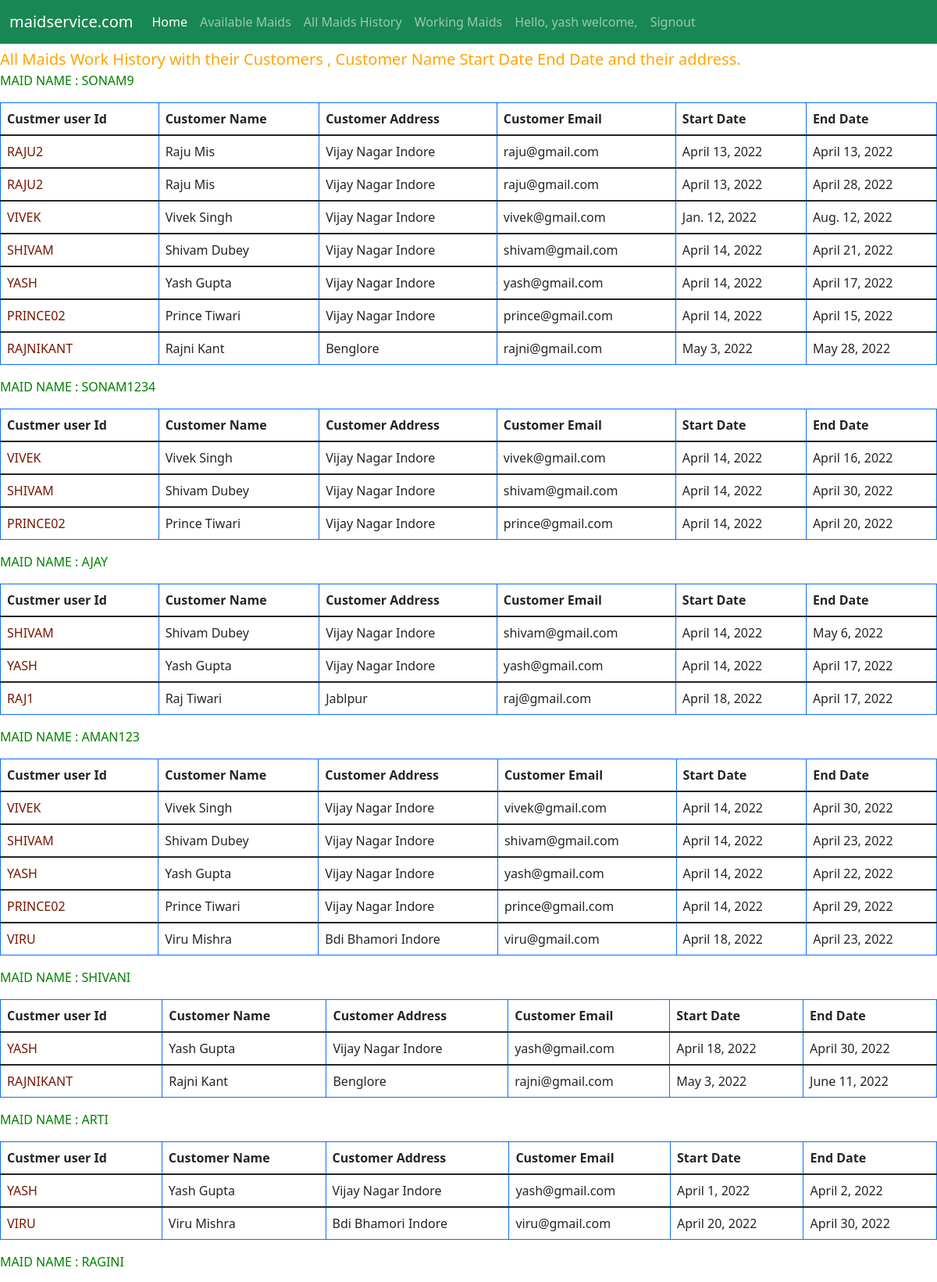
The page /maid/history/ (signed in, upper part) on the database its author committed.
### maid/models.py (models this page shows, shortened)
class UserProfile(models.Model):
	role = [
		('customer','customer'),
		('maid','maid'),
	]
	user = models.OneToOneField(User, on_delete=models.CASCADE)
	user_role = models.CharField(max_length=30,choices = role,default='customer')
	addhar = models.IntegerField(null = True,blank = True)
	mobile_number = models.IntegerField()
	address = models.CharField(max_length=200)
	work_type  = models.CharField(max_length=30,null=True,blank = True)
	def __str__(self):
		return self.user.username

class MaidAssign(models.Model):
	user_customer = models.ForeignKey(User,on_delete=models.CASCADE,related_name = 'customer_user')
	maid_user = models.ForeignKey(User,on_delete=models.CASCADE)
	start_date = models.DateField()
	end_date = models.DateField()
	updated_date = models.DateField(null = True)
	is_working = models.BooleanField(default=False,null = True,blank = True)

### maid/views.py (the view)
# urls.py: path('history/',views.work_history_of_maid, name = 'maid_work_history'),
def work_history_of_maid(request):
	maids = UserProfile.objects.filter(user_role = 'maid')
	list_of_maid_with_customer = []
	for maid in maids:
		list_of_maid_with_customer.append({maid:maid.user.maidassign_set.all()})
	return render(request,'maid/maid_work_history.html',{'list_of_maid_with_customer':list_of_maid_with_customer})

### maid/templates/maid/maid_work_history.html (shortened to what this page needs)
{% extends "maid/base.html" %}
{% block content %}
	<div style="color : orange; font-size: 20px;">
		<marquee behavior="alternate" direction="left">All Maids Work  History with their Customers , Customer Name Start Date End Date and their address.</marquee>
	</div>
	{% for customer in list_of_maid_with_customer%}
		{% for key, value in customer.items %}
			<p style="text-transform : uppercase; color: green;">Maid Name :  {{ key }} </p>
			<table class="table table-bordered border-primary">
				<thead>
					<tr>
						<th scope="col">Custmer user Id</th>
						<th scope="col">Customer Name</th>
						<th scope="col">Customer Address </th>
						<th scope="col">Customer Email </th>
						<th scope="col">Start Date</th>
						<th scope="col">End Date</th>
					</tr>
				</thead>
				{%for customer in value%}
					{% with current_customer=customer.user_customer %}
						<tbody>
							<tr>
								<td style="text-transform: uppercase; color: #761803 ;">{{current_customer.username}} </td>
								<td style="text-transform: capitalize;">{{current_customer.first_name}}  {{current_customer.last_name}}</td>
								<td style="text-transform: capitalize;">{{current_customer.userprofile.address}} </td>
								<td>{{current_customer.email}}</td>
								<td>{{customer.start_date}}</td>
								<td>{{customer.end_date}}</td>
							</tr>
						</tbody>
					{% endwith %}
				{%endfor%}
			</table>
		{% endfor %}
	{% endfor %}
{% endblock %}

### maid/templates/maid/base.html (shortened to what this page needs)
{% load static %}
<!DOCTYPE html>
<html>
	<head>
		{% block stylesheets %}
			<link href="https://cdn.jsdelivr.net/npm/bootstrap@5.1.3/dist/css/bootstrap.min.css" rel="stylesheet">
			<link rel="stylesheet" type="text/css" href="{% static 'maid/style.css' %}">
		{% endblock stylesheets %}
	</head>
	<body>
		<div  id="navbar_nav">
			<nav class="navbar navbar-expand-lg  navbar-dark bg-success">
				<div class="container-fluid">
					<a class="navbar-brand" href="/maid/">maidservice.com</a>
					<div class="collapse navbar-collapse" id="navbarNavAltMarkup">
						<div class="navbar-nav">
							<a class="nav-link active" aria-current="page" href="/maid/">Home</a>
							{% if user.is_authenticated %}
								<a class="nav-link" href="/maid/maid_work_detail/">Available Maids</a>
								<a class="nav-link" href="/maid/history/">All Maids History</a>
								<a class="nav-link" href="/maid/workedmaid">Working Maids</a>
								<a class="nav-link"> Hello, {{ request.user.username }} welcome,  </a>
								<a class="nav-link" href="/maid/logout/">Signout</a>
							{% else %}
								<a class="nav-link" href="/maid/login/">Login</a>
								<a class="nav-link" href="/maid/signup/">Sign Up</a>
							{% endif %}
						</div>
					</div>
				</div>
			</nav>
		</div>
		<div id="content">
			{% block content %}{% endblock %}
		</div>
	</body>
</html>

### maid/static/maid/style.css (style rules this page uses)
#content { padding-bottom: 15px; padding-top: 5px; width: 100%; }

### rows shown on the page
UserProfile: user.username "SONAM9"
MaidAssign: user_customer.username "RAJU2", user_customer.first_name "Raju", user_customer.last_name "Mis", user_customer.userprofile.address "Vijay Nagar Indore", user_customer.email "raju@gmail.com", start_date "April 13, 2022", end_date "April 13, 2022"
MaidAssign: user_customer.username "RAJU2", user_customer.first_name "Raju", user_customer.last_name "Mis", user_customer.userprofile.address "Vijay Nagar Indore", user_customer.email "raju@gmail.com", start_date "April 13, 2022", end_date "April 28, 2022"
MaidAssign: user_customer.username "VIVEK", user_customer.first_name "Vivek", user_customer.last_name "Singh", user_customer.userprofile.address "Vijay Nagar Indore", user_customer.email "vivek@gmail.com", start_date "Jan. 12, 2022", end_date "Aug. 12, 2022"
MaidAssign: user_customer.username "SHIVAM", user_customer.first_name "Shivam", user_customer.last_name "Dubey", user_customer.userprofile.address "Vijay Nagar Indore", user_customer.email "shivam@gmail.com", start_date "April 14, 2022", end_date "April 21, 2022"
MaidAssign: user_customer.username "YASH", user_customer.first_name "Yash", user_customer.last_name "Gupta", user_customer.userprofile.address "Vijay Nagar Indore", user_customer.email "yash@gmail.com", start_date "April 14, 2022", end_date "April 17, 2022"
MaidAssign: user_customer.username "PRINCE02", user_customer.first_name "Prince", user_customer.last_name "Tiwari", user_customer.userprofile.address "Vijay Nagar Indore", user_customer.email "prince@gmail.com", start_date "April 14, 2022", end_date "April 15, 2022"
MaidAssign: user_customer.username "RAJNIKANT", user_customer.first_name "Rajni", user_customer.last_name "Kant", user_customer.userprofile.address "Benglore", user_customer.email "rajni@gmail.com", start_date "May 3, 2022", end_date "May 28, 2022"
UserProfile: user.username "SONAM1234"
MaidAssign: user_customer.username "VIVEK", user_customer.first_name "Vivek", user_customer.last_name "Singh", user_customer.userprofile.address "Vijay Nagar Indore", user_customer.email "vivek@gmail.com", start_date "April 14, 2022", end_date "April 16, 2022"
MaidAssign: user_customer.username "SHIVAM", user_customer.first_name "Shivam", user_customer.last_name "Dubey", user_customer.userprofile.address "Vijay Nagar Indore", user_customer.email "shivam@gmail.com", start_date "April 14, 2022", end_date "April 30, 2022"
MaidAssign: user_customer.username "PRINCE02", user_customer.first_name "Prince", user_customer.last_name "Tiwari", user_customer.userprofile.address "Vijay Nagar Indore", user_customer.email "prince@gmail.com", start_date "April 14, 2022", end_date "April 20, 2022"
UserProfile: user.username "AJAY"
MaidAssign: user_customer.username "SHIVAM", user_customer.first_name "Shivam", user_customer.last_name "Dubey", user_customer.userprofile.address "Vijay Nagar Indore", user_customer.email "shivam@gmail.com", start_date "April 14, 2022", end_date "May 6, 2022"
MaidAssign: user_customer.username "YASH", user_customer.first_name "Yash", user_customer.last_name "Gupta", user_customer.userprofile.address "Vijay Nagar Indore", user_customer.email "yash@gmail.com", start_date "April 14, 2022", end_date "April 17, 2022"
MaidAssign: user_customer.username "RAJ1", user_customer.first_name "Raj", user_customer.last_name "Tiwari", user_customer.userprofile.address "Jablpur", user_customer.email "raj@gmail.com", start_date "April 18, 2022", end_date "April 17, 2022"
UserProfile: user.username "AMAN123"
MaidAssign: user_customer.username "VIVEK", user_customer.first_name "Vivek", user_customer.last_name "Singh", user_customer.userprofile.address "Vijay Nagar Indore", user_customer.email "vivek@gmail.com", start_date "April 14, 2022", end_date "April 30, 2022"
MaidAssign: user_customer.username "SHIVAM", user_customer.first_name "Shivam", user_customer.last_name "Dubey", user_customer.userprofile.address "Vijay Nagar Indore", user_customer.email "shivam@gmail.com", start_date "April 14, 2022", end_date "April 23, 2022"
MaidAssign: user_customer.username "YASH", user_customer.first_name "Yash", user_customer.last_name "Gupta", user_customer.userprofile.address "Vijay Nagar Indore", user_customer.email "yash@gmail.com", start_date "April 14, 2022", end_date "April 22, 2022"
MaidAssign: user_customer.username "PRINCE02", user_customer.first_name "Prince", user_customer.last_name "Tiwari", user_customer.userprofile.address "Vijay Nagar Indore", user_customer.email "prince@gmail.com", start_date "April 14, 2022", end_date "April 29, 2022"
MaidAssign: user_customer.username "VIRU", user_customer.first_name "Viru", user_customer.last_name "Mishra", user_customer.userprofile.address "Bdi Bhamori Indore", user_customer.email "viru@gmail.com", start_date "April 18, 2022", end_date "April 23, 2022"
UserProfile: user.username "SHIVANI"
MaidAssign: user_customer.username "YASH", user_customer.first_name "Yash", user_customer.last_name "Gupta", user_customer.userprofile.address "Vijay Nagar Indore", user_customer.email "yash@gmail.com", start_date "April 18, 2022", end_date "April 30, 2022"
MaidAssign: user_customer.username "RAJNIKANT", user_customer.first_name "Rajni", user_customer.last_name "Kant", user_customer.userprofile.address "Benglore", user_customer.email "rajni@gmail.com", start_date "May 3, 2022", end_date "June 11, 2022"
UserProfile: user.username "ARTI"
MaidAssign: user_customer.username "YASH", user_customer.first_name "Yash", user_customer.last_name "Gupta", user_customer.userprofile.address "Vijay Nagar Indore", user_customer.email "yash@gmail.com", start_date "April 1, 2022", end_date "April 2, 2022"
MaidAssign: user_customer.username "VIRU", user_customer.first_name "Viru", user_customer.last_name "Mishra", user_customer.userprofile.address "Bdi Bhamori Indore", user_customer.email "viru@gmail.com", start_date "April 20, 2022", end_date "April 30, 2022"
UserProfile: user.username "RAGINI"

### other values the page prints
{{ request.user.username }} "yash"
